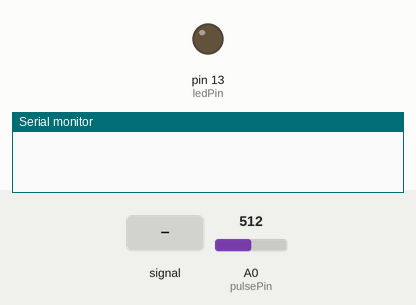
Simulated run of this sketch. Board: Arduino Uno, built with avr-gcc and run on an emulated ATmega328P. Parts: output pins drawn as LEDs (lit = HIGH), the last lines printed to the serial monitor. Inputs (shaded band) come from the test bench; at power-on: A0 (pulsePin) = 512.

Above: at 1.2 s.
1.3 s: A0 (pulsePin) fed a 200 Hz sine of ±81 counts around its level
At 2.4 s:
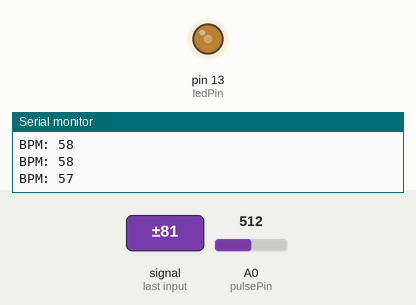
4.3 s: A0 (pulsePin) fed a 50 Hz sine of ±306 counts around its level
At 5.5 s:
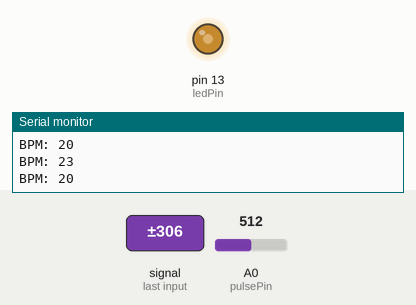
5.8 s: A0 (pulsePin) set to 560
At 6.4 s:
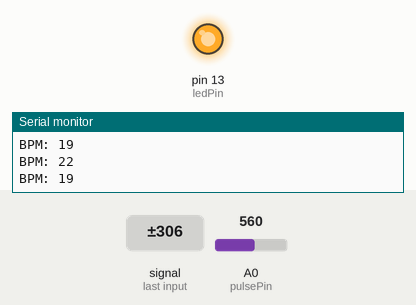
Timing chart, 0 to 8.8 s (numbered marks = the images above; inputs shaded):
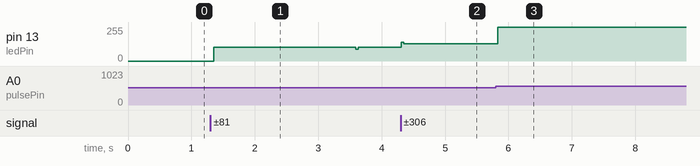

The sketch:

Heartbeat_Sensor.ino
```cpp
// Project 42: Heartbeat Sensor
// Reads data from a pulse sensor and blinks an LED with the heartbeat.

int pulsePin = A0; // Pulse Sensor purple wire
int ledPin = 13;   // LED to blink with heartbeat

// Volatile variables used in the interrupt service routine
volatile int BPM;                // int that holds raw Analog in 0. updated every 2mS
volatile int Signal;             // holds the incoming raw data
volatile int IBI = 600;           // int that holds the time interval between beats! Must be seeded!
volatile boolean Pulse = false;  // "True" when User's live heartbeat is detected. "False" when not a "live beat".
volatile boolean QS = false;     // becomes true when Arduoino finds a beat.

void setup() {
  pinMode(ledPin, OUTPUT);
  Serial.begin(9600);
  // This function sets up the timer interrupt that will read the sensor
  interruptSetup();
}

void loop() {
  if (QS == true) { // A Heartbeat Was Found
    // BPM and IBI are updated every time a new beat is detected
    Serial.print("BPM: ");
    Serial.println(BPM);
    QS = false; // reset the Quantified Self flag for next time
  }
  delay(20); // take a break
}

// Timer interrupt service routine
ISR(TIMER2_COMPA_vect) {
  cli(); // disable interrupts
  Signal = analogRead(pulsePin); // read the Pulse Sensor
  // This is the original processing sketch from PulseSensor.com
  // ... (A lot of code to process the signal and find the BPM)
  // For simplicity, we'll just blink the LED based on a threshold

  if(Signal > 550 && Pulse == false){ // 550 is a sample threshold, you may need to adjust it
    Pulse = true;
    digitalWrite(ledPin, HIGH);
    IBI = millis() - IBI; // Time between beats
    BPM = 60000 / IBI;
    QS = true;
  }

  if(Signal < 500 && Pulse == true){
    Pulse = false;
    digitalWrite(ledPin, LOW);
  }

  sei(); // enable interrupts
}

void interruptSetup() {
  // Initializes Timer2 to throw an interrupt every 2mS.
  TCCR2A = 0x02;     // DISABLE PWM ON PINS 3 AND 11, AND GO INTO CTC MODE
  TCCR2B = 0x06;     // DON'T FORCE COMPARE, 256 PRESCALER
  OCR2A = 0X7C;      // SET THE TOP OF THE COUNT TO 124 FOR 500Hz SAMPLE RATE
  TIMSK2 = 0x02;     // ENABLE INTERRUPT ON MATCH BETWEEN TIMER2 AND OCR2A
  sei();             // MAKE SURE GLOBAL INTERRUPTS ARE ENABLED
}
```

Measured:
- after the input at 1.3 s, pin 13 (ledPin): 0/255 → 102/255 after 0.05 s
- after the input at 4.3 s, pin 13 (ledPin): 102/255 → 128/255 at once
- after the input at 5.8 s, pin 13 (ledPin): 128/255 → 255/255 at once
